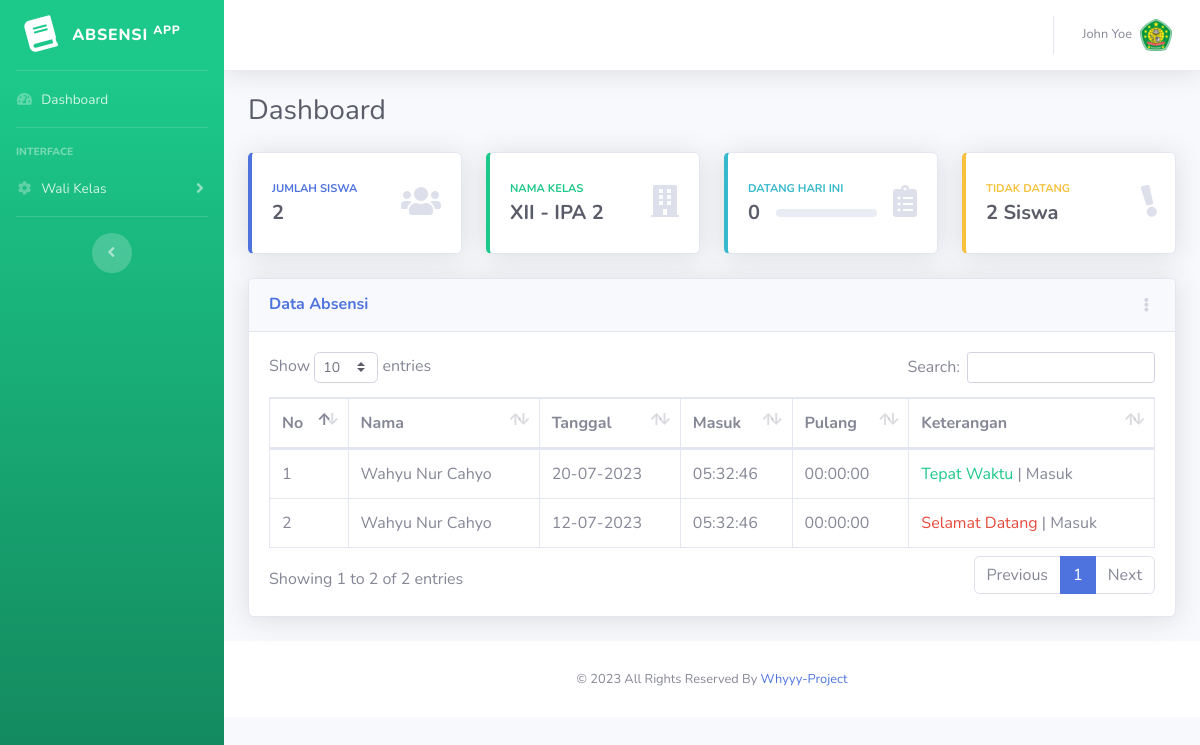
Screenshot of /?hlm=dashboard (signed in) with the database file from the repository.
### tables this page shows
CREATE TABLE `tb_kelas` (
  `id_kelas` int(11) NOT NULL,
  `id_kariyawan` int(11) NOT NULL,
  `nama_kelas` varchar(255) NOT NULL
);

CREATE TABLE `tb_absen_siswa` (
  `id_absen_siswa` int(11) NOT NULL,
  `id_siswa` int(11) NOT NULL,
  `tgl` date NOT NULL,
  `masuk` time NOT NULL,
  `pulang` time DEFAULT NULL,
  `keterangan_absen` varchar(255) NOT NULL,
  `status_absen` varchar(255) NOT NULL
);

CREATE TABLE `tb_siswa` (
  `id_siswa` int(11) NOT NULL,
  `uuid` varchar(255) NOT NULL,
  `id_kelas` int(11) NOT NULL,
  `nis` varchar(255) DEFAULT NULL,
  `nama_siswa` varchar(255) NOT NULL,
  `angkatan` varchar(255) NOT NULL,
  `status` enum('1','0') NOT NULL,
  `created_at` datetime NOT NULL,
  `updated_at` datetime NOT NULL
);

### query/guru/dashboard.php (called while the page is built, shortened)
<?php
$idKariyawan = $_SESSION['id'];
$qry_siswa = mysqli_query($db, "SELECT * FROM `tb_siswa` LEFT JOIN tb_kelas ON tb_siswa.id_kelas = tb_kelas.id_kelas WHERE tb_kelas.id_kariyawan = $idKariyawan AND tb_siswa.status = 1;");
$totalSiswa = mysqli_num_rows($qry_siswa);
$idKelas = mysqli_fetch_array($qry_siswa);
$idKls = $idKelas['id_kelas'];
$date = date('Y-m-d');
$qry_absensi = mysqli_query($db, "SELECT * FROM `tb_absen_siswa` LEFT JOIN tb_siswa ON tb_absen_siswa.id_siswa = tb_siswa.id_siswa WHERE tb_siswa.id_kelas = $idKls ORDER BY `tb_absen_siswa`.`tgl` DESC;");
$qryAbsensiSekarang = mysqli_query($db, "SELECT * FROM `tb_absen_siswa` LEFT JOIN tb_siswa ON tb_absen_siswa.id_siswa = tb_siswa.id_siswa WHERE tb_siswa.id_kelas = $idKls AND tb_absen_siswa.tgl = '$date';");
$tidakHadir = $totalSiswa - mysqli_num_rows($qryAbsensiSekarang);

### public/view/layouts/guru/dashboard.php (the view, shortened to what this page needs)
<?php
include "public/view/layouts/header.php";
include "public/view/partials/guru/sidebar.php";
include "public/view/partials/guru/wrapper.php";
?>
<div class="container-fluid">
    <div class="d-sm-flex align-items-center justify-content-between mb-4">
        <h1 class="h3 mb-0 text-gray-800">Dashboard</h1>
    </div>
    <div class="row">
        <?php
        include "query/guru/dashboard.php";
        include "public/view/layouts/guru/top-content.php"; ?>
        <div class="col-xl-12 col-lg-12">
            <div class="card shadow mb-4">
                <div class="card-header py-3 d-flex flex-row align-items-center justify-content-between">
                    <h6 class="m-0 font-weight-bold text-primary">Data Absensi</h6>
                    <div class="dropdown no-arrow">
                        <a class="dropdown-toggle" href="#" role="button" id="dropdownMenuLink" data-toggle="dropdown" aria-haspopup="true" aria-expanded="false">
                            <i class="fas fa-ellipsis-v fa-sm fa-fw text-gray-400"></i>
                        </a>
                    </div>
                </div>
                <div class="card-body">
                    <div class="table-responsive">
                        <table class="table table-bordered" id="dataTable" width="100%" cellspacing="0">
                            <thead>
                                <tr>
                                    <th>No</th>
                                    <th>Nama</th>
                                    <th>Tanggal</th>
                                    <th>Masuk</th>
                                    <th>Pulang</th>
                                    <th>Keterangan</th>
                                </tr>
                            </thead>
                            <tbody>
                                <?php $no = 1 ?>
                                <?php foreach ($qry_absensi as $dataAbs) : ?>
                                    <tr>
                                        <td><?= $no;
                                            $no++ ?></td>
                                        <td><?= $dataAbs['nama_siswa'] ?></td>
                                        <td>
                                            <?php
                                            $dateOld = date('Y-m-d', strtotime($dataAbs['tgl']));
                                            $date_explode = explode("-", $dateOld);
                                            ?>
                                            <?= $date_explode['2'] . "-" . $date_explode['1'] . "-" . $date_explode['0'] ?></td>
                                        <td><?= $dataAbs['masuk'] ?></td>
                                        <td><?= $dataAbs['pulang'] ?></td>
                                        <td>
                                            <?php
                                            if ($dataAbs['status_absen'] == "Tepat Waktu") {
                                                $color = "success";
                                            } else {
                                                $color = "danger";
                                            }
                                            ?>
                                            <?= "<span class='text-{$color}'>" . $dataAbs['status_absen'] . "</span> | " . $dataAbs['keterangan_absen'] ?></td>
                                    </tr>
                                <?php endforeach; ?>
                            </tbody>
                        </table>
                    </div>
                </div>
            </div>
        </div>
    </div>
</div>
<?php
include "public/view/layouts/footer.php";
?>

### public/view/layouts/guru/top-content.php (shortened to what this page needs)
<div class="col-xl-3 col-md-6 col-sm-6 col-6 mb-4">
    <div class="card border-left-primary shadow h-100 py-2">
        <a href="?hlm=wali" class="text-decoration-none">
            <div class="card-body">
                <div class="row no-gutters align-items-center">
                    <div class="col mr-2">
                        <div class="text-xs font-weight-bold text-primary text-uppercase mb-1">
                            Jumlah Siswa</div>
                        <div class="h5 mb-0 font-weight-bold text-gray-800"><?= $totalSiswa ?></div>
                    </div>
                    <div class="col-auto">
                        <i class="fas fa-users fa-2x text-gray-300"></i>
                    </div>
                </div>
            </div>
        </a>
    </div>
</div>
<div class="col-xl-3 col-md-6 col-sm-6 col-6 mb-4">
    <div class="card border-left-success shadow h-100 py-2">
        <div class="card-body">
            <div class="row no-gutters align-items-center">
                <div class="col mr-2">
                    <div class="text-xs font-weight-bold text-success text-uppercase mb-1">
                        Nama Kelas</div>
                    <div class="h5 mb-0 font-weight-bold text-gray-800"><?= $idKelas['nama_kelas'] ?></div>
                </div>
                <div class="col-auto">
                    <i class="fas fa-building fa-2x text-gray-300"></i>
                </div>
            </div>
        </div>
    </div>
</div>
<div class="col-xl-3 col-md-6 col-sm-6 col-6 mb-4">
    <div class="card border-left-info shadow h-100 py-2">
        <div class="card-body">
            <div class="row no-gutters align-items-center">
                <div class="col mr-2">
                    <div class="text-xs font-weight-bold text-info text-uppercase mb-1">Datang Hari ini
                    </div>
                    <div class="row no-gutters align-items-center">
                        <div class="col-auto">
                            <div class="h5 mb-0 mr-3 font-weight-bold text-gray-800"><?= mysqli_num_rows($qryAbsensiSekarang) ?></div>
                        </div>
                        <div class="col">
                            <div class="progress progress-sm mr-2">
                            </div>
                        </div>
                    </div>
                </div>
                <div class="col-auto">
                    <i class="fas fa-clipboard-list fa-2x text-gray-300"></i>
                </div>
            </div>
        </div>
    </div>
</div>
<div class="col-xl-3 col-md-6 col-sm-6 col-6 mb-4">
    <div class="card border-left-warning shadow h-100 py-2">
        <div class="card-body">
            <div class="row no-gutters align-items-center">
                <div class="col mr-2">
                    <div class="text-xs font-weight-bold text-warning text-uppercase mb-1">
                        Tidak Datang</div>
                    <div class="h5 mb-0 font-weight-bold text-gray-800"><?= $tidakHadir ?> Siswa</div>
                </div>
                <div class="col-auto">
                    <i class="fas fa-exclamation rotate-n-15 fa-2x text-gray-300"></i>
                </div>
            </div>
        </div>
    </div>
</div>

### rows the page displays
tb_kelas: nama_kelas "XII - IPA 2"
tb_absen_siswa: id_siswa.nama_siswa "Wahyu Nur Cahyo", tgl "20", tgl "07", tgl "2023", masuk "05:32:46", pulang "00:00:00", status_absen "Tepat Waktu", keterangan_absen "Masuk"
tb_absen_siswa: id_siswa.nama_siswa "Wahyu Nur Cahyo", tgl "12", tgl "07", tgl "2023", masuk "05:32:46", pulang "00:00:00", status_absen "Selamat Datang", keterangan_absen "Masuk"

### other values shown
$_SESSION['nama'] "John Yoe"
$totalSiswa "2"
mysqli_num_rows($qryAbsensiSekarang) "0"
$tidakHadir "2"
